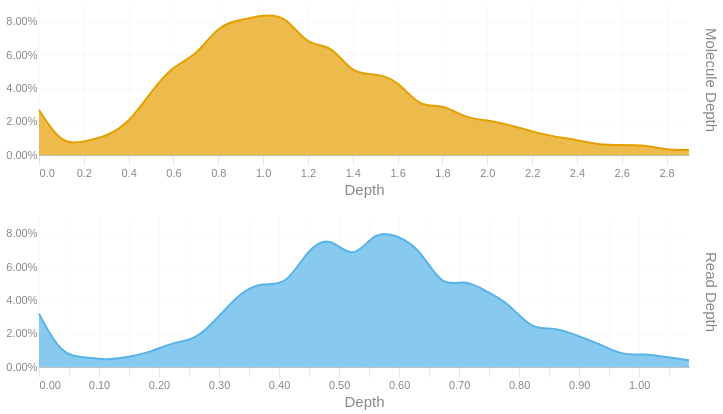

This figure's notebook cell:
### Code cell
readdep = depth_hist(tb['Read Depth'], q99, 3)
readdep = readdep.with_columns(pl.lit('Read Depth').alias('Metric'))
if not SKIPLR:
    moldep = depth_hist(tb['Molecule Depth'], mol_q99, 1)
    moldep = moldep.with_columns(pl.lit('Molecule Depth').alias('Metric'))
    _hist = pl.concat([readdep, moldep])
    _hist = _hist.filter(pl.col('Proportion') != 0)
    with SafeRender(_hist):
        (
            alt.Chart(_hist)        
            .mark_area(interpolate = "basis")
            .encode(
                x=alt.X('Bin:Q').scale(domainMin=0).axis(alt.Axis(title='Depth')),
                y = alt.Y('Proportion:Q', title = None).axis(format = '.2%'),
                color = alt.Color('Metric:N').legend(None),
                row = alt.Row("Metric:N").header(title = None, labelOrient = 'right'),
                tooltip = [
                    alt.Tooltip("Metric:N", title = "Metric"),
                    alt.Tooltip('Interval:N', title = "Depth Interval"),
                    alt.Tooltip('Proportion:Q', title = "% Alignments").format('.2%')
                ]
            )
            .resolve_scale(x='independent', y='independent')
            .properties(
                height = 150, width = 650,
                usermeta={'embedOptions': {'downloadFileName': f'{samplename}.depth.hist'}}
            )
        ).display()
else:
    readdep = readdep.filter(pl.col('Proportion') != 0)
    with SafeRender(readdep):
        (
            alt.Chart(readdep)        
            .mark_area(interpolate = "basis")
            .encode(
                x=alt.X('Bin:Q').scale(domainMin=0).axis(alt.Axis(title='Depth')),
                y = alt.Y('Proportion:Q', title = None).axis(format = '.2%'),
                tooltip = [
                    alt.Tooltip('Interval:N', title = "Depth Interval"),
                    alt.Tooltip('Proportion:Q', title = "% Alignments").format('.2%')
                ]
            )
            .properties(
                usermeta={'embedOptions': {'downloadFileName': f'{samplename}.depth.hist'}}
            )
        ).display()

### Figure 1 — Vega-Lite specification as saved in the notebook (floating-point values rounded to 4 significant figures)
{"width": 650, "height": 150, "config": {"title": {"anchor": "start", "dy": -15, "fontSize": 18, "color": "#888888", "subtitleColor": "#888888", "subtitleFontSize": 14}, "arc": {"fill": "#0072B2"}, "axis": {"domainColor": "#888888", "domainWidth": 0.5, "gridWidth": 0.2, "grid": false, "titleFontWeight": 400, "titleFontSize": 15, "labelFontSize": 11, "labelColor": "#888888", "tickColor": "#888888", "tickWidth": 0.2, "titleColor": "#888888"}, "axisBand": {"grid": false}, "axisX": {"grid": true, "tickSize": 10, "domainCap": "round"}, "axisY": {"domain": false, "grid": true, "tickSize": 0, "domainCap": "round"}, "background": "transparent", "header": {"labelFontSize": 15, "labelColor": "#888888", "titleFontSize": 15, "titleFontWeight": 600, "titleColor": "#888888"}, "legend": {"labelFont": "sans-serif", "labelFontSize": 12, "labelColor": "#888888", "symbolSize": 100, "symbolType": "circle", "titleFontSize": 12, "titlePadding": 10, "titleColor": "#888888", "title": null}, "range": {"category": ["#E69F00", "#56B4E9", "#009E73", "#F0E442", "#0072B2", "#D55E00", "#CC79A7", "#000000"], "diverging": ["#cfe8f3", "#a2d4ec", "#73bfe2", "#46abdb", "#1696d2", "#12719e"]}, "area": {"fill": "#0072B2", "fillOpacity": 0.7, "line": true, "strokeOpacity": 0.7}, "line": {"color": "#0072B2", "stroke": "#0072B2", "strokeWidth": 2}, "trail": {"color": "#0072B2", "stroke": "#0072B2", "strokeWidth": 0, "size": 1}, "point": {"filled": true, "fillOpacity": 1.0, "size": 95}, "text": {"color": "#888888", "fontSize": 11, "align": "right", "fontWeight": 400, "size": 11}, "bar": {"fill": "#0072B2", "stroke": null}, "view": {"stroke": null, "continuousWidth": 660, "continuousHeight": 400}}, "data": {"name": "data-803557021d90557d13c3d9a40bda6df1"}, "mark": {"type": "area", "interpolate": "basis"}, "encoding": {"color": {"field": "Metric", "legend": null, "type": "nominal"}, "row": {"field": "Metric", "header": {"title": null, "labelOrient": "right"}, "type": "nominal"}, "tooltip": [{"field": "Metric", "title": "Metric", "type": "nominal"}, {"field": "Interval", "title": "Depth Interval", "type": "nominal"}, {"field": "Proportion", "format": ".2%", "title": "% Alignments", "type": "quantitative"}], "x": {"axis": {"title": "Depth"}, "field": "Bin", "scale": {"domainMin": 0}, "type": "quantitative"}, "y": {"axis": {"format": ".2%"}, "field": "Proportion", "title": null, "type": "quantitative"}}, "resolve": {"scale": {"x": "independent", "y": "independent"}}, "usermeta": {"embedOptions": {"downloadFileName": "S1_Musquodoboit_016.depth.hist"}}, "$schema": "https://vega.github.io/schema/vega-lite/v6.1.0.json", "datasets": {"data-803557021d90557d13c3d9a40bda6df1": [{"Bin": 0.0, "Interval": "0.0-0.037", "Proportion": 0.032, "Metric": "Read Depth"}, {"Bin": 0.037, "Interval": "0.037-0.075", "Proportion": 0.007, "Metric": "Read Depth"}, {"Bin": 0.075, "Interval": "0.075-0.112", "Proportion": 0.006, "Metric": "Read Depth"}, {"Bin": 0.112, "Interval": "0.112-0.149", "Proportion": 0.004, "Metric": "Read Depth"}, {"Bin": 0.149, "Interval": "0.149-0.187", "Proportion": 0.006, "Metric": "Read Depth"}, {"Bin": 0.187, "Interval": "0.187-0.224", "Proportion": 0.009, "Metric": "Read Depth"}, {"Bin": 0.224, "Interval": "0.224-0.261", "Proportion": 0.015, "Metric": "Read Depth"}, {"Bin": 0.261, "Interval": "0.261-0.299", "Proportion": 0.016, "Metric": "Read Depth"}, {"Bin": 0.299, "Interval": "0.299-0.336", "Proportion": 0.03, "Metric": "Read Depth"}, {"Bin": 0.336, "Interval": "0.336-0.373", "Proportion": 0.045, "Metric": "Read Depth"}, {"Bin": 0.373, "Interval": "0.373-0.411", "Proportion": 0.051, "Metric": "Read Depth"}, {"Bin": 0.411, "Interval": "0.411-0.448", "Proportion": 0.048, "Metric": "Read Depth"}, {"Bin": 0.448, "Interval": "0.448-0.485", "Proportion": 0.071, "Metric": "Read Depth"}, {"Bin": 0.485, "Interval": "0.485-0.523", "Proportion": 0.079, "Metric": "Read Depth"}, {"Bin": 0.523, "Interval": "0.523-0.56", "Proportion": 0.063, "Metric": "Read Depth"}, {"Bin": 0.56, "Interval": "0.56-0.597", "Proportion": 0.082, "Metric": "Read Depth"}, {"Bin": 0.597, "Interval": "0.597-0.635", "Proportion": 0.079, "Metric": "Read Depth"}, {"Bin": 0.635, "Interval": "0.635-0.672", "Proportion": 0.071, "Metric": "Read Depth"}, {"Bin": 0.672, "Interval": "0.672-0.709", "Proportion": 0.047, "Metric": "Read Depth"}, {"Bin": 0.709, "Interval": "0.709-0.747", "Proportion": 0.053, "Metric": "Read Depth"}, {"Bin": 0.747, "Interval": "0.747-0.784", "Proportion": 0.045, "Metric": "Read Depth"}, {"Bin": 0.784, "Interval": "0.784-0.821", "Proportion": 0.038, "Metric": "Read Depth"}, {"Bin": 0.821, "Interval": "0.821-0.859", "Proportion": 0.022, "Metric": "Read Depth"}, {"Bin": 0.859, "Interval": "0.859-0.896", "Proportion": 0.024, "Metric": "Read Depth"}, {"Bin": 0.896, "Interval": "0.896-0.933", "Proportion": 0.019, "Metric": "Read Depth"}, {"Bin": 0.933, "Interval": "0.933-0.971", "Proportion": 0.014, "Metric": "Read Depth"}, {"Bin": 0.971, "Interval": "0.971-1.008", "Proportion": 0.007, "Metric": "Read Depth"}, {"Bin": 1.008, "Interval": "1.008-1.045", "Proportion": 0.008, "Metric": "Read Depth"}, {"Bin": 1.045, "Interval": "1.045-1.083", "Proportion": 0.006, "Metric": "Read Depth"}, {"Bin": 1.083, "Interval": "1.083-1.12", "Proportion": 0.004, "Metric": "Read Depth"}, {"Bin": 0.0, "Interval": "0.0-0.1", "Proportion": 0.027, "Metric": "Molecule Depth"}, {"Bin": 0.1, "Interval": "0.1-0.2", "Proportion": 0.006, "Metric": "Molecule Depth"}, {"Bin": 0.2, "Interval": "0.2-0.3", "Proportion": 0.008, "Metric": "Molecule Depth"}, {"Bin": 0.3, "Interval": "0.3-0.4", "Proportion": 0.011, "Metric": "Molecule Depth"}, {"Bin": 0.4, "Interval": "0.4-0.5", "Proportion": 0.019, "Metric": "Molecule Depth"}, {"Bin": 0.5, "Interval": "0.5-0.6", "Proportion": 0.038, "Metric": "Molecule Depth"}, {"Bin": 0.6, "Interval": "0.6-0.7", "Proportion": 0.054, "Metric": "Molecule Depth"}, {"Bin": 0.7, "Interval": "0.7-0.8", "Proportion": 0.059, "Metric": "Molecule Depth"}, {"Bin": 0.8, "Interval": "0.8-0.9", "Proportion": 0.078, "Metric": "Molecule Depth"}, {"Bin": 0.9, "Interval": "0.9-1.0", "Proportion": 0.081, "Metric": "Molecule Depth"}, {"Bin": 1.0, "Interval": "1.0-1.1", "Proportion": 0.084, "Metric": "Molecule Depth"}, {"Bin": 1.1, "Interval": "1.1-1.2", "Proportion": 0.084, "Metric": "Molecule Depth"}, {"Bin": 1.2, "Interval": "1.2-1.3", "Proportion": 0.065, "Metric": "Molecule Depth"}, {"Bin": 1.3, "Interval": "1.3-1.4", "Proportion": 0.067, "Metric": "Molecule Depth"}, {"Bin": 1.4, "Interval": "1.4-1.5", "Proportion": 0.048, "Metric": "Molecule Depth"}, {"Bin": 1.5, "Interval": "1.5-1.6", "Proportion": 0.049, "Metric": "Molecule Depth"}, {"Bin": 1.6, "Interval": "1.6-1.7", "Proportion": 0.045, "Metric": "Molecule Depth"}, {"Bin": 1.7, "Interval": "1.7-1.8", "Proportion": 0.028, "Metric": "Molecule Depth"}, {"Bin": 1.8, "Interval": "1.8-1.9", "Proportion": 0.031, "Metric": "Molecule Depth"}, {"Bin": 1.9, "Interval": "1.9-2.0", "Proportion": 0.022, "Metric": "Molecule Depth"}, {"Bin": 2.0, "Interval": "2.0-2.1", "Proportion": 0.021, "Metric": "Molecule Depth"}, {"Bin": 2.1, "Interval": "2.1-2.2", "Proportion": 0.018, "Metric": "Molecule Depth"}, {"Bin": 2.2, "Interval": "2.2-2.3", "Proportion": 0.014, "Metric": "Molecule Depth"}, {"Bin": 2.3, "Interval": "2.3-2.4", "Proportion": 0.011, "Metric": "Molecule Depth"}, {"Bin": 2.4, "Interval": "2.4-2.5", "Proportion": 0.009, "Metric": "Molecule Depth"}, {"Bin": 2.5, "Interval": "2.5-2.6", "Proportion": 0.006, "Metric": "Molecule Depth"}, {"Bin": 2.6, "Interval": "2.6-2.7", "Proportion": 0.006, "Metric": "Molecule Depth"}, {"Bin": 2.7, "Interval": "2.7-2.8", "Proportion": 0.006, "Metric": "Molecule Depth"}, {"Bin": 2.8, "Interval": "2.8-2.9", "Proportion": 0.003, "Metric": "Molecule Depth"}, {"Bin": 2.9, "Interval": "2.9-3.0", "Proportion": 0.003, "Metric": "Molecule Depth"}]}}
